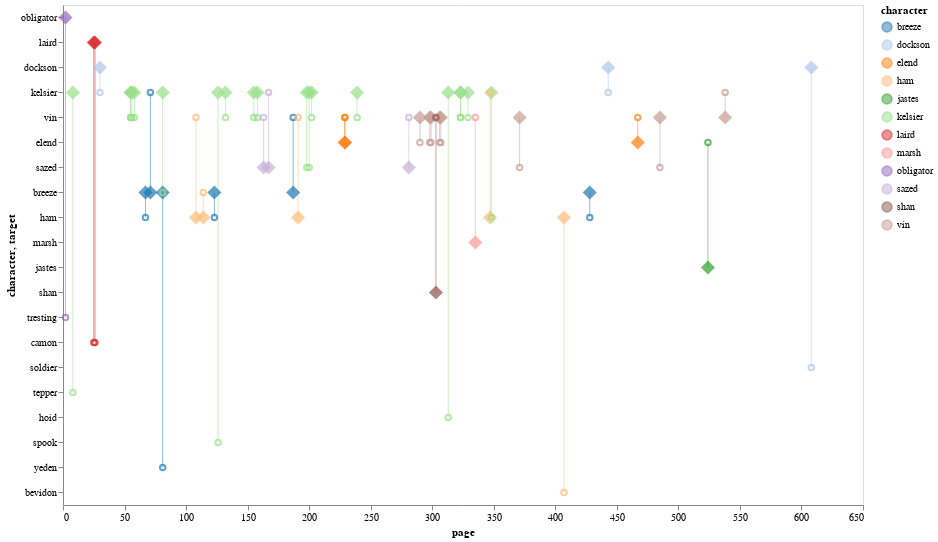

Notebook cell for this chart:
### Code cell
raisers = alt.Chart(fe.sort_values('char_order')).mark_point(shape='diamond',filled=True,size=200).encode(
    x='page:Q',
    color=alt.Color('character:N',scale=alt.Scale(scheme='category20')),
    y = alt.Y('character:N',sort=None),
    tooltip=['character:N','target:N','page:Q'],
)


raisees = raisers.mark_point().encode(
    x='page:Q',
    #color=alt.value('orange'),
    y = alt.Y('target:N',sort=None),
    tooltip=['character:N','target:N','page:Q'],
)


lines = alt.Chart(fe.sort_values('char_order')).mark_rule().encode(
    x = 'page:Q',
    y = alt.Y('character:N',sort=None),
    y2 = alt.Y2('target:N'),
    color='character:N',
    tooltip=['character:N','target:N','page:Q'],
    opacity = alt.value(0.5),
)

chart =  lines + raisers + raisees 

chart.configure_axis(
    grid=False
).properties(
    height=500, 
    width=800
)

### Figure 1 — Vega-Lite specification as saved in the notebook (floating-point values rounded to 4 significant figures)
{"config": {"view": {"continuousWidth": 400, "continuousHeight": 300}, "axis": {"grid": false}}, "layer": [{"data": {"name": "data-b44de924c16ac1d9c4ecfdb43bd63bf3"}, "mark": "rule", "encoding": {"color": {"type": "nominal", "field": "character"}, "opacity": {"value": 0.5}, "tooltip": [{"type": "nominal", "field": "character"}, {"type": "nominal", "field": "target"}, {"type": "quantitative", "field": "page"}], "x": {"type": "quantitative", "field": "page"}, "y": {"type": "nominal", "field": "character", "sort": null}, "y2": {"field": "target"}}}, {"data": {"name": "data-b44de924c16ac1d9c4ecfdb43bd63bf3"}, "mark": {"type": "point", "filled": true, "shape": "diamond", "size": 200}, "encoding": {"color": {"type": "nominal", "field": "character", "scale": {"scheme": "category20"}}, "tooltip": [{"type": "nominal", "field": "character"}, {"type": "nominal", "field": "target"}, {"type": "quantitative", "field": "page"}], "x": {"type": "quantitative", "field": "page"}, "y": {"type": "nominal", "field": "character", "sort": null}}}, {"data": {"name": "data-b44de924c16ac1d9c4ecfdb43bd63bf3"}, "mark": "point", "encoding": {"color": {"type": "nominal", "field": "character", "scale": {"scheme": "category20"}}, "tooltip": [{"type": "nominal", "field": "character"}, {"type": "nominal", "field": "target"}, {"type": "quantitative", "field": "page"}], "x": {"type": "quantitative", "field": "page"}, "y": {"type": "nominal", "field": "target", "sort": null}}}], "height": 500, "width": 800, "$schema": "https://vega.github.io/schema/vega-lite/v4.0.2.json", "datasets": {"data-b44de924c16ac1d9c4ecfdb43bd63bf3": [{"page": 2, "character": "obligator", "target": "tresting", "book": 1, "char_order": "obligator"}, {"page": 25, "character": "laird", "target": "camon", "book": 1, "char_order": "laird"}, {"page": 26, "character": "laird", "target": "camon", "book": 1, "char_order": "laird"}, {"page": 443, "character": "dockson", "target": "kelsier", "book": 1, "char_order": "dockson"}, {"page": 608, "character": "dockson", "target": "soldier", "book": 1, "char_order": "dockson"}, {"page": 30, "character": "dockson", "target": "kelsier", "book": 1, "char_order": "dockson"}, {"page": 55, "character": "kelsier", "target": "vin", "book": 1, "char_order": "kelsier"}, {"page": 8, "character": "kelsier", "target": "tepper", "book": 1, "char_order": "kelsier"}, {"page": 348, "character": "kelsier", "target": "ham", "book": 1, "char_order": "kelsier"}, {"page": 329, "character": "kelsier", "target": "vin", "book": 1, "char_order": "kelsier"}, {"page": 323, "character": "kelsier", "target": "vin", "book": 1, "char_order": "kelsier"}, {"page": 323, "character": "kelsier", "target": "vin", "book": 1, "char_order": "kelsier"}, {"page": 313, "character": "kelsier", "target": "hoid", "book": 1, "char_order": "kelsier"}, {"page": 239, "character": "kelsier", "target": "vin", "book": 1, "char_order": "kelsier"}, {"page": 200, "character": "kelsier", "target": "sazed", "book": 1, "char_order": "kelsier"}, {"page": 198, "character": "kelsier", "target": "sazed", "book": 1, "char_order": "kelsier"}, {"page": 158, "character": "kelsier", "target": "vin", "book": 1, "char_order": "kelsier"}, {"page": 155, "character": "kelsier", "target": "vin", "book": 1, "char_order": "kelsier"}, {"page": 202, "character": "kelsier", "target": "vin", "book": 1, "char_order": "kelsier"}, {"page": 126, "character": "kelsier", "target": "spook", "book": 1, "char_order": "kelsier"}, {"page": 55, "character": "kelsier", "target": "vin", "book": 1, "char_order": "kelsier"}, {"page": 56, "character": "kelsier", "target": "vin", "book": 1, "char_order": "kelsier"}, {"page": 58, "character": "kelsier", "target": "vin", "book": 1, "char_order": "kelsier"}, {"page": 81, "character": "kelsier", "target": "breeze", "book": 1, "char_order": "kelsier"}, {"page": 132, "character": "kelsier", "target": "vin", "book": 1, "char_order": "kelsier"}, {"page": 485, "character": "vin", "target": "sazed", "book": 1, "char_order": "vin"}, {"page": 371, "character": "vin", "target": "sazed", "book": 1, "char_order": "vin"}, {"page": 307, "character": "vin", "target": "elend", "book": 1, "char_order": "vin"}, {"page": 299, "character": "vin", "target": "elend", "book": 1, "char_order": "vin"}, {"page": 298, "character": "vin", "target": "elend", "book": 1, "char_order": "vin"}, {"page": 290, "character": "vin", "target": "elend", "book": 1, "char_order": "vin"}, {"page": 306, "character": "vin", "target": "elend", "book": 1, "char_order": "vin"}, {"page": 538, "character": "vin", "target": "kelsier", "book": 1, "char_order": "vin"}, {"page": 229, "character": "elend", "target": "vin", "book": 1, "char_order": "elend"}, {"page": 467, "character": "elend", "target": "vin", "book": 1, "char_order": "elend"}, {"page": 229, "character": "elend", "target": "vin", "book": 1, "char_order": "elend"}, {"page": 163, "character": "sazed", "target": "vin", "book": 1, "char_order": "sazed"}, {"page": 167, "character": "sazed", "target": "kelsier", "book": 1, "char_order": "sazed"}, {"page": 281, "character": "sazed", "target": "vin", "book": 1, "char_order": "sazed"}, {"page": 428, "character": "breeze", "target": "ham", "book": 1, "char_order": "breeze"}, {"page": 187, "character": "breeze", "target": "vin", "book": 1, "char_order": "breeze"}, {"page": 81, "character": "breeze", "target": "yeden", "book": 1, "char_order": "breeze"}, {"page": 123, "character": "breeze", "target": "ham", "book": 1, "char_order": "breeze"}, {"page": 67, "character": "breeze", "target": "ham", "book": 1, "char_order": "breeze"}, {"page": 71, "character": "breeze", "target": "kelsier", "book": 1, "char_order": "breeze"}, {"page": 191, "character": "ham", "target": "vin", "book": 1, "char_order": "ham"}, {"page": 407, "character": "ham", "target": "bevidon", "book": 1, "char_order": "ham"}, {"page": 114, "character": "ham", "target": "breeze", "book": 1, "char_order": "ham"}, {"page": 108, "character": "ham", "target": "vin", "book": 1, "char_order": "ham"}, {"page": 347, "character": "ham", "target": "kelsier", "book": 1, "char_order": "ham"}, {"page": 335, "character": "marsh", "target": "vin", "book": 1, "char_order": "marsh"}, {"page": 524, "character": "jastes", "target": "elend", "book": 1, "char_order": "jastes"}, {"page": 303, "character": "shan", "target": "vin", "book": 1, "char_order": "shan"}]}}
